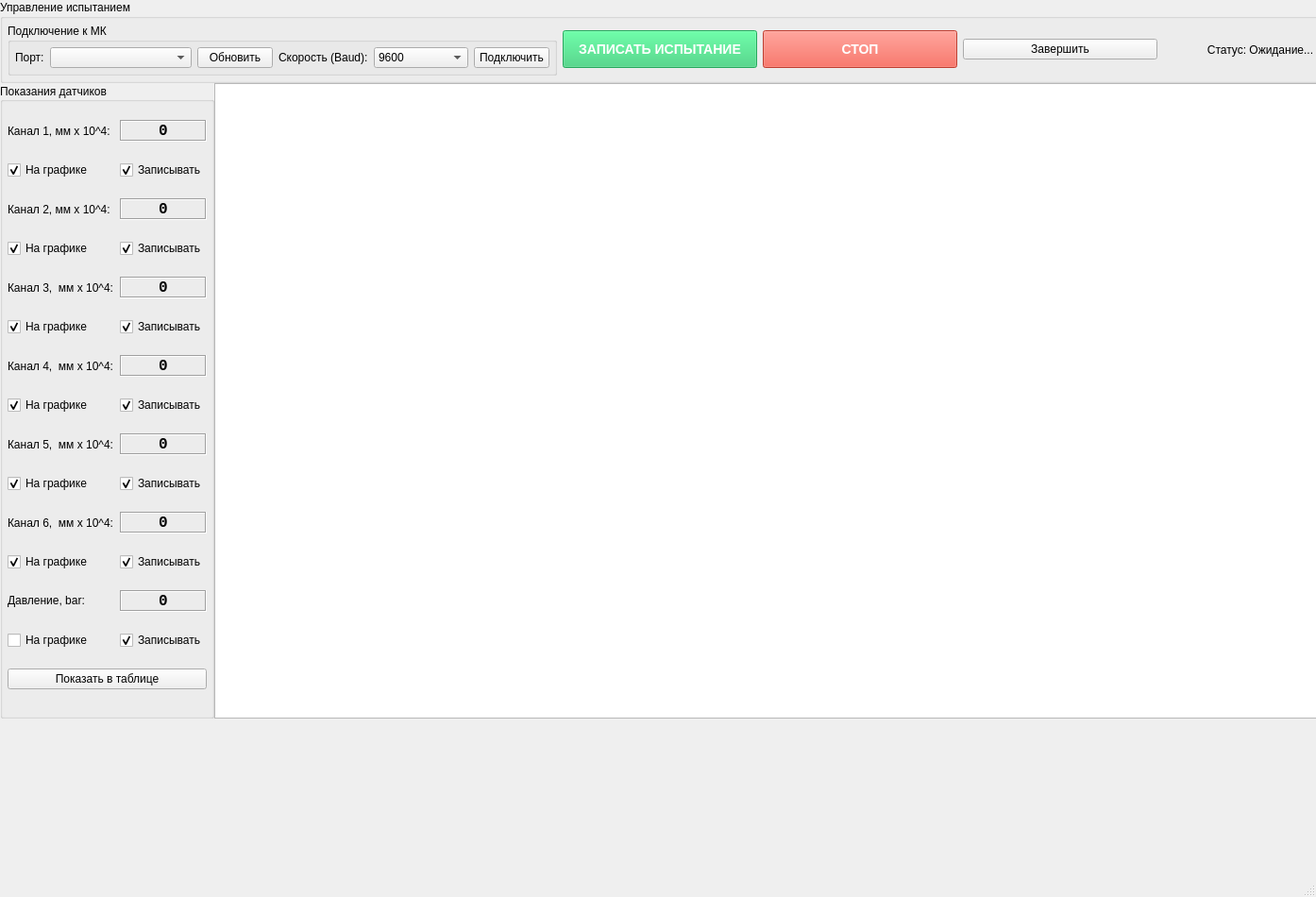
<?xml version="1.0" encoding="UTF-8"?>
<ui version="4.0">
 <class>MainWindow</class>
 <widget class="QMainWindow" name="MainWindow">
  <property name="geometry">
   <rect>
    <x>0</x>
    <y>0</y>
    <width>1394</width>
    <height>950</height>
   </rect>
  </property>
  <property name="windowTitle">
   <string>MainWindow</string>
  </property>
  <widget class="QWidget" name="centralwidget">
   <widget class="QWidget" name="centralwidget_2">
    <property name="geometry">
     <rect>
      <x>0</x>
      <y>0</y>
      <width>1446</width>
      <height>761</height>
     </rect>
    </property>
    <layout class="QGridLayout" name="gridLayout">
     <property name="leftMargin">
      <number>0</number>
     </property>
     <property name="topMargin">
      <number>0</number>
     </property>
     <property name="rightMargin">
      <number>0</number>
     </property>
     <property name="bottomMargin">
      <number>0</number>
     </property>
     <property name="spacing">
      <number>0</number>
     </property>
     <item row="2" column="0">
      <widget class="QGroupBox" name="groupBoxChannels">
       <property name="enabled">
        <bool>true</bool>
       </property>
       <property name="sizePolicy">
        <sizepolicy hsizetype="Fixed" vsizetype="Expanding">
         <horstretch>0</horstretch>
         <verstretch>0</verstretch>
        </sizepolicy>
       </property>
       <property name="sizeIncrement">
        <size>
         <width>0</width>
         <height>0</height>
        </size>
       </property>
       <property name="layoutDirection">
        <enum>Qt::LeftToRight</enum>
       </property>
       <property name="autoFillBackground">
        <bool>false</bool>
       </property>
       <property name="title">
        <string>Показания датчиков</string>
       </property>
       <property name="alignment">
        <set>Qt::AlignLeading|Qt::AlignLeft|Qt::AlignVCenter</set>
       </property>
       <layout class="QGridLayout" name="gridLayout_2">
        <property name="leftMargin">
         <number>5</number>
        </property>
        <property name="topMargin">
         <number>5</number>
        </property>
        <property name="rightMargin">
         <number>5</number>
        </property>
        <property name="bottomMargin">
         <number>5</number>
        </property>
        <item row="12" column="0">
         <widget class="QCheckBox" name="checkBoxVis4">
          <property name="text">
           <string>На графике</string>
          </property>
          <property name="checked">
           <bool>true</bool>
          </property>
         </widget>
        </item>
        <item row="20" column="0">
         <widget class="QCheckBox" name="checkBoxVis6">
          <property name="text">
           <string>На графике</string>
          </property>
          <property name="checked">
           <bool>true</bool>
          </property>
         </widget>
        </item>
        <item row="5" column="0">
         <widget class="QCheckBox" name="checkBoxVis2">
          <property name="text">
           <string>На графике</string>
          </property>
          <property name="checked">
           <bool>true</bool>
          </property>
         </widget>
        </item>
        <item row="17" column="0">
         <widget class="QCheckBox" name="checkBoxVis5">
          <property name="text">
           <string>На графике</string>
          </property>
          <property name="checked">
           <bool>true</bool>
          </property>
         </widget>
        </item>
        <item row="19" column="1">
         <widget class="QLabel" name="labelVal6">
          <property name="sizePolicy">
           <sizepolicy hsizetype="Preferred" vsizetype="Fixed">
            <horstretch>0</horstretch>
            <verstretch>0</verstretch>
           </sizepolicy>
          </property>
          <property name="minimumSize">
           <size>
            <width>60</width>
            <height>0</height>
           </size>
          </property>
          <property name="font">
           <font>
            <family>Consolas</family>
            <pointsize>12</pointsize>
            <bold>true</bold>
           </font>
          </property>
          <property name="frameShape">
           <enum>QFrame::Box</enum>
          </property>
          <property name="frameShadow">
           <enum>QFrame::Sunken</enum>
          </property>
          <property name="text">
           <string>0</string>
          </property>
          <property name="alignment">
           <set>Qt::AlignCenter</set>
          </property>
         </widget>
        </item>
        <item row="22" column="1">
         <widget class="QCheckBox" name="checkBoxLog7">
          <property name="text">
           <string>Записывать</string>
          </property>
          <property name="checked">
           <bool>true</bool>
          </property>
         </widget>
        </item>
        <item row="23" column="0" colspan="2">
         <widget class="QPushButton" name="pushButtonTable">
          <property name="text">
           <string>Показать в таблице</string>
          </property>
         </widget>
        </item>
        <item row="15" column="0">
         <widget class="QLabel" name="labelCh5">
          <property name="text">
           <string>Канал 5,  мм x 10^4:</string>
          </property>
         </widget>
        </item>
        <item row="4" column="1">
         <widget class="QLabel" name="labelVal2">
          <property name="sizePolicy">
           <sizepolicy hsizetype="Preferred" vsizetype="Fixed">
            <horstretch>0</horstretch>
            <verstretch>0</verstretch>
           </sizepolicy>
          </property>
          <property name="minimumSize">
           <size>
            <width>60</width>
            <height>0</height>
           </size>
          </property>
          <property name="font">
           <font>
            <family>Consolas</family>
            <pointsize>12</pointsize>
            <bold>true</bold>
           </font>
          </property>
          <property name="frameShape">
           <enum>QFrame::Box</enum>
          </property>
          <property name="frameShadow">
           <enum>QFrame::Sunken</enum>
          </property>
          <property name="text">
           <string>0</string>
          </property>
          <property name="alignment">
           <set>Qt::AlignCenter</set>
          </property>
         </widget>
        </item>
        <item row="1" column="0">
         <widget class="QCheckBox" name="checkBoxVis1">
          <property name="text">
           <string>На графике</string>
          </property>
          <property name="checked">
           <bool>true</bool>
          </property>
         </widget>
        </item>
        <item row="8" column="1">
         <widget class="QCheckBox" name="checkBoxLog3">
          <property name="text">
           <string>Записывать</string>
          </property>
          <property name="checked">
           <bool>true</bool>
          </property>
         </widget>
        </item>
        <item row="8" column="0">
         <widget class="QCheckBox" name="checkBoxVis3">
          <property name="text">
           <string>На графике</string>
          </property>
          <property name="checked">
           <bool>true</bool>
          </property>
         </widget>
        </item>
        <item row="21" column="1">
         <widget class="QLabel" name="labelVal7">
          <property name="sizePolicy">
           <sizepolicy hsizetype="Preferred" vsizetype="Fixed">
            <horstretch>0</horstretch>
            <verstretch>0</verstretch>
           </sizepolicy>
          </property>
          <property name="minimumSize">
           <size>
            <width>60</width>
            <height>0</height>
           </size>
          </property>
          <property name="font">
           <font>
            <family>Consolas</family>
            <pointsize>12</pointsize>
            <bold>true</bold>
           </font>
          </property>
          <property name="frameShape">
           <enum>QFrame::Box</enum>
          </property>
          <property name="frameShadow">
           <enum>QFrame::Sunken</enum>
          </property>
          <property name="text">
           <string>0</string>
          </property>
          <property name="alignment">
           <set>Qt::AlignCenter</set>
          </property>
         </widget>
        </item>
        <item row="19" column="0">
         <widget class="QLabel" name="labelCh6">
          <property name="text">
           <string>Канал 6,  мм x 10^4:</string>
          </property>
         </widget>
        </item>
        <item row="21" column="0">
         <widget class="QLabel" name="labelCh7">
          <property name="sizePolicy">
           <sizepolicy hsizetype="Fixed" vsizetype="Fixed">
            <horstretch>0</horstretch>
            <verstretch>0</verstretch>
           </sizepolicy>
          </property>
          <property name="text">
           <string>Давление, bar:</string>
          </property>
         </widget>
        </item>
        <item row="15" column="1">
         <widget class="QLabel" name="labelVal5">
          <property name="sizePolicy">
           <sizepolicy hsizetype="Preferred" vsizetype="Fixed">
            <horstretch>0</horstretch>
            <verstretch>0</verstretch>
           </sizepolicy>
          </property>
          <property name="minimumSize">
           <size>
            <width>60</width>
            <height>0</height>
           </size>
          </property>
          <property name="font">
           <font>
            <family>Consolas</family>
            <pointsize>12</pointsize>
            <bold>true</bold>
           </font>
          </property>
          <property name="frameShape">
           <enum>QFrame::Box</enum>
          </property>
          <property name="frameShadow">
           <enum>QFrame::Sunken</enum>
          </property>
          <property name="text">
           <string>0</string>
          </property>
          <property name="alignment">
           <set>Qt::AlignCenter</set>
          </property>
         </widget>
        </item>
        <item row="11" column="1">
         <widget class="QLabel" name="labelVal4">
          <property name="sizePolicy">
           <sizepolicy hsizetype="Preferred" vsizetype="Fixed">
            <horstretch>0</horstretch>
            <verstretch>0</verstretch>
           </sizepolicy>
          </property>
          <property name="minimumSize">
           <size>
            <width>60</width>
            <height>0</height>
           </size>
          </property>
          <property name="font">
           <font>
            <family>Consolas</family>
            <pointsize>12</pointsize>
            <bold>true</bold>
           </font>
          </property>
          <property name="frameShape">
           <enum>QFrame::Box</enum>
          </property>
          <property name="frameShadow">
           <enum>QFrame::Sunken</enum>
          </property>
          <property name="text">
           <string>0</string>
          </property>
          <property name="alignment">
           <set>Qt::AlignCenter</set>
          </property>
         </widget>
        </item>
        <item row="22" column="0">
         <widget class="QCheckBox" name="checkBoxVis7">
          <property name="text">
           <string>На графике</string>
          </property>
          <property name="checked">
           <bool>false</bool>
          </property>
         </widget>
        </item>
        <item row="5" column="1">
         <widget class="QCheckBox" name="checkBoxLog2">
          <property name="text">
           <string>Записывать</string>
          </property>
          <property name="checked">
           <bool>true</bool>
          </property>
         </widget>
        </item>
        <item row="7" column="1">
         <widget class="QLabel" name="labelVal3">
          <property name="sizePolicy">
           <sizepolicy hsizetype="Preferred" vsizetype="Fixed">
            <horstretch>0</horstretch>
            <verstretch>0</verstretch>
           </sizepolicy>
          </property>
          <property name="minimumSize">
           <size>
            <width>60</width>
            <height>0</height>
           </size>
          </property>
          <property name="font">
           <font>
            <family>Consolas</family>
            <pointsize>12</pointsize>
            <bold>true</bold>
           </font>
          </property>
          <property name="frameShape">
           <enum>QFrame::Box</enum>
          </property>
          <property name="frameShadow">
           <enum>QFrame::Sunken</enum>
          </property>
          <property name="text">
           <string>0</string>
          </property>
          <property name="alignment">
           <set>Qt::AlignCenter</set>
          </property>
         </widget>
        </item>
        <item row="4" column="0">
         <widget class="QLabel" name="labelCh2">
          <property name="sizePolicy">
           <sizepolicy hsizetype="Fixed" vsizetype="Preferred">
            <horstretch>0</horstretch>
            <verstretch>0</verstretch>
           </sizepolicy>
          </property>
          <property name="text">
           <string>Канал 2, мм x 10^4:</string>
          </property>
         </widget>
        </item>
        <item row="0" column="1">
         <widget class="QLabel" name="labelVal1">
          <property name="sizePolicy">
           <sizepolicy hsizetype="Expanding" vsizetype="Fixed">
            <horstretch>0</horstretch>
            <verstretch>0</verstretch>
           </sizepolicy>
          </property>
          <property name="minimumSize">
           <size>
            <width>60</width>
            <height>0</height>
           </size>
          </property>
          <property name="font">
           <font>
            <family>Consolas</family>
            <pointsize>12</pointsize>
            <bold>true</bold>
           </font>
          </property>
          <property name="acceptDrops">
           <bool>true</bool>
          </property>
          <property name="frameShape">
           <enum>QFrame::Box</enum>
          </property>
          <property name="frameShadow">
           <enum>QFrame::Sunken</enum>
          </property>
          <property name="text">
           <string>0</string>
          </property>
          <property name="alignment">
           <set>Qt::AlignCenter</set>
          </property>
         </widget>
        </item>
        <item row="20" column="1">
         <widget class="QCheckBox" name="checkBoxLog6">
          <property name="enabled">
           <bool>true</bool>
          </property>
          <property name="text">
           <string>Записывать</string>
          </property>
          <property name="checked">
           <bool>true</bool>
          </property>
         </widget>
        </item>
        <item row="11" column="0">
         <widget class="QLabel" name="labelCh4">
          <property name="text">
           <string>Канал 4,  мм x 10^4:</string>
          </property>
         </widget>
        </item>
        <item row="7" column="0">
         <widget class="QLabel" name="labelCh3">
          <property name="text">
           <string>Канал 3,  мм x 10^4:</string>
          </property>
         </widget>
        </item>
        <item row="12" column="1">
         <widget class="QCheckBox" name="checkBoxLog4">
          <property name="text">
           <string>Записывать</string>
          </property>
          <property name="checked">
           <bool>true</bool>
          </property>
         </widget>
        </item>
        <item row="17" column="1">
         <widget class="QCheckBox" name="checkBoxLog5">
          <property name="text">
           <string>Записывать</string>
          </property>
          <property name="checked">
           <bool>true</bool>
          </property>
         </widget>
        </item>
        <item row="1" column="1">
         <widget class="QCheckBox" name="checkBoxLog1">
          <property name="text">
           <string>Записывать</string>
          </property>
          <property name="checked">
           <bool>true</bool>
          </property>
         </widget>
        </item>
        <item row="0" column="0">
         <widget class="QLabel" name="labelCh1">
          <property name="sizePolicy">
           <sizepolicy hsizetype="Fixed" vsizetype="Preferred">
            <horstretch>0</horstretch>
            <verstretch>0</verstretch>
           </sizepolicy>
          </property>
          <property name="layoutDirection">
           <enum>Qt::LeftToRight</enum>
          </property>
          <property name="text">
           <string>Канал 1, мм x 10^4:</string>
          </property>
         </widget>
        </item>
       </layout>
      </widget>
     </item>
     <item row="2" column="1">
      <widget class="QChartView" name="chartView">
       <property name="sizePolicy">
        <sizepolicy hsizetype="Expanding" vsizetype="Expanding">
         <horstretch>1</horstretch>
         <verstretch>1</verstretch>
        </sizepolicy>
       </property>
       <property name="minimumSize">
        <size>
         <width>500</width>
         <height>400</height>
        </size>
       </property>
      </widget>
     </item>
     <item row="0" column="0" colspan="2">
      <widget class="QGroupBox" name="groupBoxTest">
       <property name="title">
        <string>Управление испытанием</string>
       </property>
       <layout class="QHBoxLayout" name="horizontalLayout_2">
        <property name="leftMargin">
         <number>5</number>
        </property>
        <property name="topMargin">
         <number>5</number>
        </property>
        <property name="rightMargin">
         <number>5</number>
        </property>
        <property name="bottomMargin">
         <number>5</number>
        </property>
        <item>
         <widget class="QGroupBox" name="groupBoxConnect">
          <property name="title">
           <string>Подключение к МК</string>
          </property>
          <layout class="QHBoxLayout" name="horizontalLayout">
           <property name="leftMargin">
            <number>5</number>
           </property>
           <property name="topMargin">
            <number>5</number>
           </property>
           <property name="rightMargin">
            <number>5</number>
           </property>
           <property name="bottomMargin">
            <number>5</number>
           </property>
           <item>
            <widget class="QLabel" name="labelPort">
             <property name="text">
              <string>Порт:</string>
             </property>
            </widget>
           </item>
           <item>
            <widget class="QComboBox" name="comboBoxPort">
             <property name="minimumSize">
              <size>
               <width>150</width>
               <height>0</height>
              </size>
             </property>
            </widget>
           </item>
           <item>
            <widget class="QPushButton" name="pushButtonRefresh">
             <property name="text">
              <string>Обновить</string>
             </property>
            </widget>
           </item>
           <item>
            <widget class="QLabel" name="labelBaud">
             <property name="text">
              <string>Скорость (Baud):</string>
             </property>
            </widget>
           </item>
           <item>
            <widget class="QComboBox" name="comboBoxBaud">
             <property name="minimumSize">
              <size>
               <width>100</width>
               <height>0</height>
              </size>
             </property>
             <item>
              <property name="text">
               <string>9600</string>
              </property>
             </item>
             <item>
              <property name="text">
               <string>115200</string>
              </property>
             </item>
             <item>
              <property name="text">
               <string>250000</string>
              </property>
             </item>
             <item>
              <property name="text">
               <string>500000</string>
              </property>
             </item>
            </widget>
           </item>
           <item>
            <widget class="QPushButton" name="pushButtonConnect">
             <property name="text">
              <string>Подключить</string>
             </property>
            </widget>
           </item>
          </layout>
         </widget>
        </item>
        <item>
         <widget class="QPushButton" name="pushButtonStart">
          <property name="enabled">
           <bool>false</bool>
          </property>
          <property name="minimumSize">
           <size>
            <width>0</width>
            <height>40</height>
           </size>
          </property>
          <property name="styleSheet">
           <string notr="true">background-color: #2ecc71; color: white; font-weight: bold; font-size: 14px;</string>
          </property>
          <property name="text">
           <string>ЗАПИСАТЬ ИСПЫТАНИЕ</string>
          </property>
         </widget>
        </item>
        <item>
         <widget class="QPushButton" name="pushButtonStop">
          <property name="enabled">
           <bool>false</bool>
          </property>
          <property name="minimumSize">
           <size>
            <width>0</width>
            <height>40</height>
           </size>
          </property>
          <property name="styleSheet">
           <string notr="true">background-color: #e74c3c; color: white; font-weight: bold; font-size: 14px;</string>
          </property>
          <property name="text">
           <string>СТОП</string>
          </property>
         </widget>
        </item>
        <item>
         <widget class="QPushButton" name="pushButtonFinish">
          <property name="text">
           <string>Завершить</string>
          </property>
         </widget>
        </item>
        <item>
         <widget class="QLabel" name="labelStatus">
          <property name="text">
           <string>Статус: Ожидание...</string>
          </property>
          <property name="alignment">
           <set>Qt::AlignCenter</set>
          </property>
         </widget>
        </item>
       </layout>
      </widget>
     </item>
    </layout>
   </widget>
  </widget>
  <widget class="QMenuBar" name="menubar">
   <property name="geometry">
    <rect>
     <x>0</x>
     <y>0</y>
     <width>1394</width>
     <height>38</height>
    </rect>
   </property>
  </widget>
  <widget class="QStatusBar" name="statusbar"/>
 </widget>
 <customwidgets>
  <customwidget>
   <class>QChartView</class>
   <extends>QGraphicsView</extends>
   <header>QtCharts/QChartView</header>
  </customwidget>
 </customwidgets>
 <resources/>
 <connections/>
</ui>
